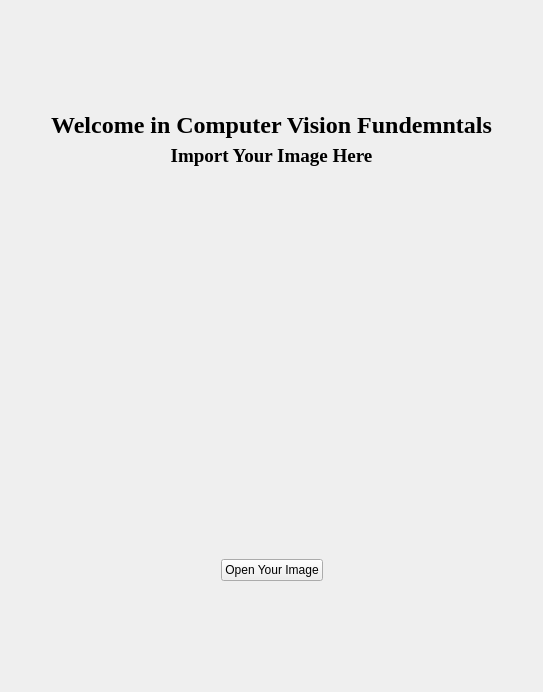
  <widget class="QWidget" name="ImportMasterImage">
   <attribute name="title">
    <string>Import Master Image</string>
   </attribute>
   <layout class="QGridLayout" name="gridLayout">
    <item row="0" column="0">
     <layout class="QVBoxLayout" name="verticalLayout_40">
      <item>
       <spacer name="verticalSpacer_69">
        <property name="orientation">
         <enum>Qt::Vertical</enum>
        </property>
        <property name="sizeType">
         <enum>QSizePolicy::Maximum</enum>
        </property>
        <property name="sizeHint" stdset="0">
         <size>
          <width>20</width>
          <height>100</height>
         </size>
        </property>
       </spacer>
      </item>
      <item>
       <layout class="QVBoxLayout" name="verticalLayout_15">
        <item>
         <layout class="QHBoxLayout" name="horizontalLayout_9">
          <item>
           <spacer name="horizontalSpacer_95">
            <property name="orientation">
             <enum>Qt::Horizontal</enum>
            </property>
            <property name="sizeHint" stdset="0">
             <size>
              <width>40</width>
              <height>20</height>
             </size>
            </property>
           </spacer>
          </item>
          <item>
           <layout class="QVBoxLayout" name="verticalLayout_39">
            <item>
             <widget class="QLabel" name="label_2">
              <property name="font">
               <font>
                <family>Georgia</family>
                <pointsize>18</pointsize>
                <bold>true</bold>
               </font>
              </property>
              <property name="text">
               <string>Welcome in Computer Vision Fundemntals</string>
              </property>
              <property name="alignment">
               <set>Qt::AlignCenter</set>
              </property>
             </widget>
            </item>
            <item>
             <widget class="QLabel" name="label_3">
              <property name="font">
               <font>
                <family>Georgia</family>
                <pointsize>14</pointsize>
                <bold>true</bold>
               </font>
              </property>
              <property name="text">
               <string>Import Your Image Here</string>
              </property>
              <property name="alignment">
               <set>Qt::AlignCenter</set>
              </property>
             </widget>
            </item>
           </layout>
          </item>
          <item>
           <spacer name="horizontalSpacer_96">
            <property name="orientation">
             <enum>Qt::Horizontal</enum>
            </property>
            <property name="sizeHint" stdset="0">
             <size>
              <width>40</width>
              <height>20</height>
             </size>
            </property>
           </spacer>
          </item>
         </layout>
        </item>
        <item>
         <spacer name="verticalSpacer_68">
          <property name="orientation">
           <enum>Qt::Vertical</enum>
          </property>
          <property name="sizeType">
           <enum>QSizePolicy::Fixed</enum>
          </property>
          <property name="sizeHint" stdset="0">
           <size>
            <width>20</width>
            <height>40</height>
           </size>
          </property>
         </spacer>
        </item>
        <item>
         <layout class="QHBoxLayout" name="horizontalLayout_5">
          <item>
           <spacer name="horizontalSpacer_13">
            <property name="orientation">
             <enum>Qt::Horizontal</enum>
            </property>
            <property name="sizeHint" stdset="0">
             <size>
              <width>40</width>
              <height>20</height>
             </size>
            </property>
           </spacer>
          </item>
          <item>
           <widget class="GraphicsLayoutWidget" name="graphicsLayoutWidget_displayImagesMain" native="true">
            <property name="minimumSize">
             <size>
              <width>250</width>
              <height>300</height>
             </size>
            </property>
            <property name="maximumSize">
             <size>
              <width>16777215</width>
              <height>500</height>
             </size>
            </property>
           </widget>
          </item>
          <item>
           <spacer name="horizontalSpacer_14">
            <property name="orientation">
             <enum>Qt::Horizontal</enum>
            </property>
            <property name="sizeHint" stdset="0">
             <size>
              <width>40</width>
              <height>20</height>
             </size>
            </property>
           </spacer>
          </item>
         </layout>
        </item>
        <item>
         <spacer name="verticalSpacer_67">
          <property name="orientation">
           <enum>Qt::Vertical</enum>
          </property>
          <property name="sizeType">
           <enum>QSizePolicy::Fixed</enum>
          </property>
          <property name="sizeHint" stdset="0">
           <size>
            <width>20</width>
            <height>40</height>
           </size>
          </property>
         </spacer>
        </item>
        <item>
         <layout class="QHBoxLayout" name="horizontalLayout_6">
          <item>
           <spacer name="horizontalSpacer_9">
            <property name="orientation">
             <enum>Qt::Horizontal</enum>
            </property>
            <property name="sizeHint" stdset="0">
             <size>
              <width>40</width>
              <height>20</height>
             </size>
            </property>
           </spacer>
          </item>
          <item>
           <widget class="QPushButton" name="pushButton_browseImage">
            <property name="text">
             <string>Open Your Image</string>
            </property>
           </widget>
          </item>
          <item>
           <spacer name="horizontalSpacer_10">
            <property name="orientation">
             <enum>Qt::Horizontal</enum>
            </property>
            <property name="sizeHint" stdset="0">
             <size>
              <width>40</width>
              <height>20</height>
             </size>
            </property>
           </spacer>
          </item>
         </layout>
        </item>
       </layout>
      </item>
      <item>
       <spacer name="verticalSpacer_70">
        <property name="orientation">
         <enum>Qt::Vertical</enum>
        </property>
        <property name="sizeType">
         <enum>QSizePolicy::Maximum</enum>
        </property>
        <property name="sizeHint" stdset="0">
         <size>
          <width>20</width>
          <height>100</height>
         </size>
        </property>
       </spacer>
      </item>
     </layout>
    </item>
   </layout>
  </widget>
